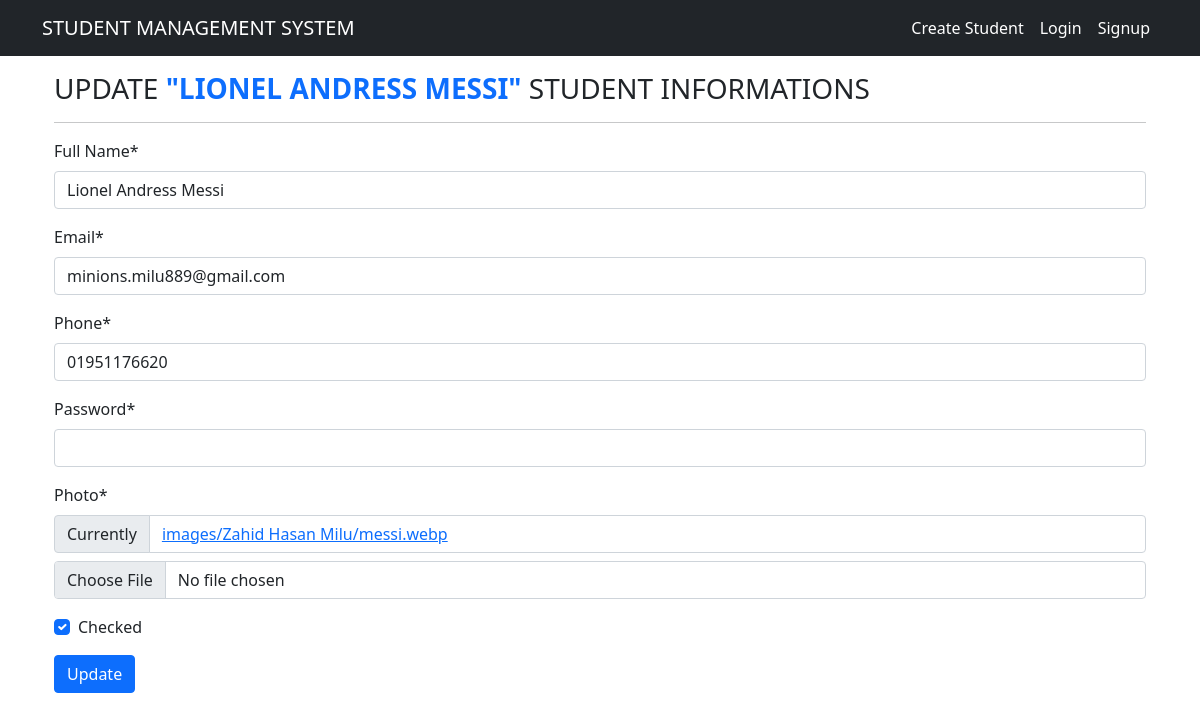
The page /student/update/15/ on the database its author committed.
### Student/models.py (models this page shows, shortened)
class Students(models.Model):
    name = models.CharField(max_length=50)
    email = models.EmailField(max_length=50)
    phone = models.CharField(max_length=15)
    password = models.CharField(max_length=50)
    photo = models.ImageField(upload_to=student_directory_path)
    checked = models.BooleanField(default=False)
    user = models.ForeignKey(User, on_delete=models.CASCADE)

### Student/views.py (the view, shortened to what this page needs)
class UpdateStudent(UpdateView):
    model = Students
    template_name = 'create_student.html'
    form_class = StudentForm
    success_url = reverse_lazy('home')
    pk_url_kwarg = 'student_id'
    context_object_name = 'student'
    def get_context_data(self, **kwargs):
        context = super().get_context_data(**kwargs)
        context["update"] = True
        return context

### Student/forms.py
class StudentForm(forms.ModelForm):
    password = forms.CharField(
        widget=forms.PasswordInput,
        label='Password',
    )
    class Meta:
        model = Students
        exclude = ['user']
        labels = {
            'name': 'Full Name',
            'email': 'Email',
            'phone': 'Phone',
            'password': 'Password',
            'photo': 'Photo',
            'checked': 'Checked'
        }
        widgets = {
            'name': forms.TextInput(attrs={'placeholder': 'Enter your full name'}),
            'email': forms.EmailInput(attrs={'placeholder': 'Enter your email address'}),
            'phone': forms.TextInput(attrs={'placeholder': 'Enter your phone number'}),
            'photo': forms.ClearableFileInput(attrs={'placeholder': 'Upload your photo'}),
            'checked': forms.CheckboxInput(),
        }

### templates/create_student.html (shortened to what this page needs)
{% extends 'layout.html' %}
{% load crispy_forms_tags %}
{% block content %}
<div class="container mt-3">
    {% if update %}
    <h3>UPDATE <strong class="text-primary">"{{ student.name|upper}}"</strong> STUDENT INFORMATIONS</h3>
    {% else %}
    <h3>CREATE STUDENT INFORMATIONS</h3>
    {% endif %}
    <hr>
    <form method="POST" enctype="multipart/form-data">
        {{ form|crispy}}
        <button type="submit" class="btn btn-primary">
            {% if update %}
            Update
            {% else %}
            Create
            {% endif %}
        </button>
    </form>
</div>
{% endblock content %}

### rows shown on the page
Students: name "LIONEL ANDRESS MESSI", name "Lionel Andress Messi", email "minions.milu889@gmail.com", phone "01951176620", checked "☑"
